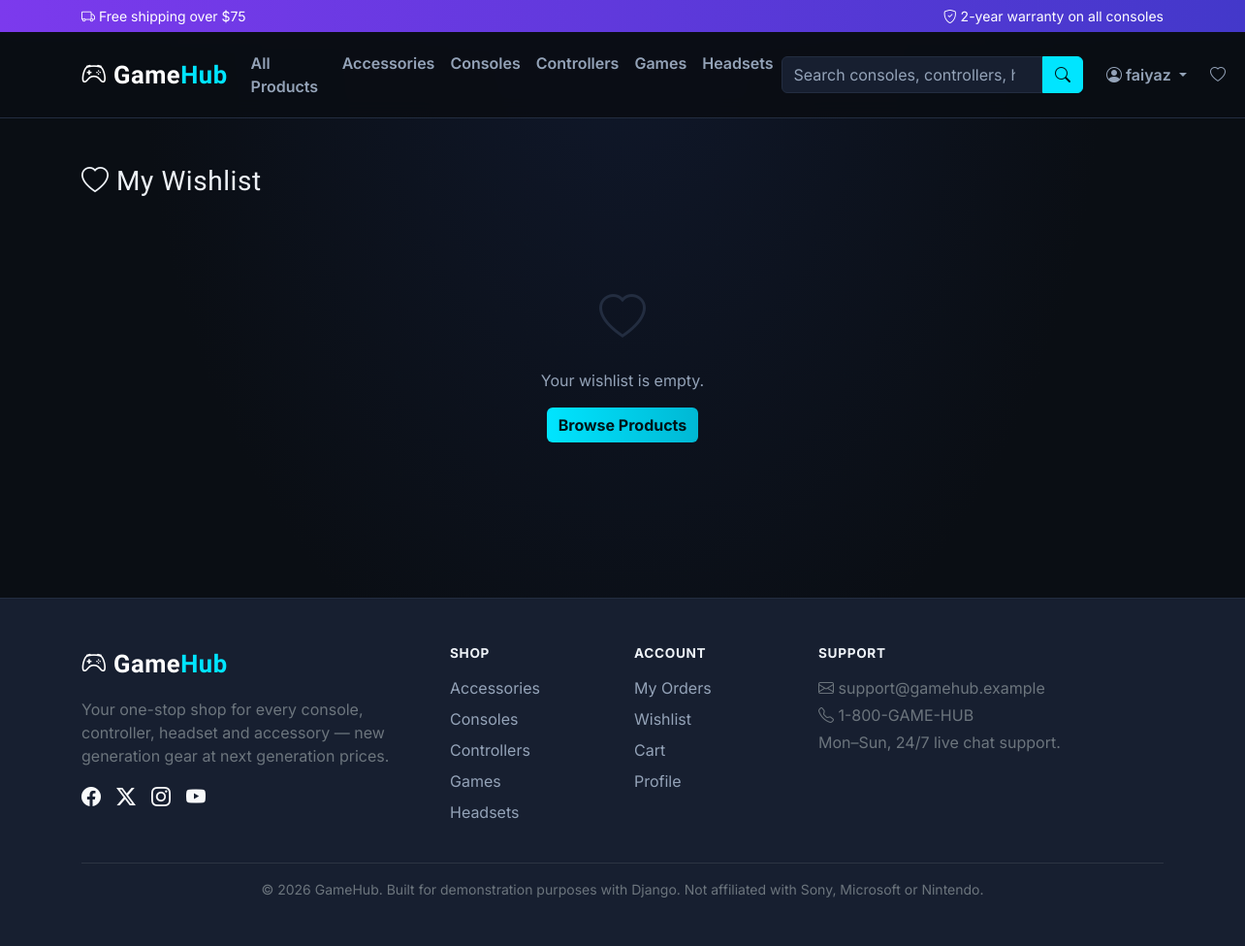
The page /wishlist/ (signed in) on the database its author committed.
### store/models.py (models this page shows, shortened)
class Category(models.Model):
    name = models.CharField(max_length=100, unique=True)
    slug = models.SlugField(max_length=120, unique=True, blank=True)
    description = models.TextField(blank=True)
    icon = models.CharField(max_length=50, blank=True, help_text="Bootstrap icon class, e.g. bi-controller")
    class Meta:
        verbose_name_plural = 'Categories'
        ordering = ['name']

### store/views.py (the view)
# urls.py: path('wishlist/', views.wishlist_detail, name='wishlist_detail'),
@login_required
def wishlist_detail(request):
    items = Wishlist.objects.filter(user=request.user).select_related('product')
    return render(request, 'store/wishlist.html', {'items': items})

### store/cart.py (called while the page is built, shortened)
def get_cart(request, create=True):
    if request.user.is_authenticated:
        cart = getattr(request.user, 'cart', None)
        if cart is None and create:
            cart = Cart.objects.create(user=request.user)
        return cart

### store/context_processors.py (called while the page is built)
def cart_context(request):
    cart = get_cart(request, create=False)
    count = cart.total_items if cart else 0
    wishlist_ids = []
    if request.user.is_authenticated:
        wishlist_ids = list(Wishlist.objects.filter(user=request.user).values_list('product_id', flat=True))
    return {
        'nav_cart_count': count,
        'nav_categories': Category.objects.all(),
        'user_wishlist_ids': wishlist_ids,
    }

### store/models.py (called while the page is built)
    @property
    def total_items(self):
        return sum(item.quantity for item in self.items.all())

### templates/store/wishlist.html (shortened to what this page needs)
{% extends "base.html" %}
{% block content %}
<div class="container py-5">
    <h1 class="h3 mb-4"><i class="bi bi-heart"></i> My Wishlist</h1>
    {% if items %}
    <div class="row g-4">
        {% for wish in items %}
        <div class="col-6 col-md-4 col-lg-3">
            {% with product=wish.product %}
            {% include "store/_product_card.html" %}
            {% endwith %}
        </div>
        {% endfor %}
    </div>
    {% else %}
    <div class="empty-state">
        <i class="bi bi-heart"></i>
        <p>Your wishlist is empty.</p>
        <a href="{% url 'store:product_list' %}" class="btn btn-accent">Browse Products</a>
    </div>
    {% endif %}
</div>
{% endblock %}

### templates/base.html (shortened to what this page needs)
{% load static %}
<!DOCTYPE html>
<html lang="en" data-bs-theme="dark">
<head>
    <link href="https://cdn.jsdelivr.net/npm/bootstrap@5.3.3/dist/css/bootstrap.min.css" rel="stylesheet">
    <link rel="stylesheet" href="https://cdn.jsdelivr.net/npm/bootstrap-icons@1.11.3/font/bootstrap-icons.css">
    <link rel="stylesheet" href="{% static 'css/style.css' %}">
</head>
<body>
<header class="site-header sticky-top">
    <div class="topbar">
        <div class="container d-flex justify-content-between align-items-center small">
            <span><i class="bi bi-truck"></i> Free shipping over $75</span>
            <span class="d-none d-md-inline"><i class="bi bi-shield-check"></i> 2-year warranty on all consoles</span>
        </div>
    </div>
    <nav class="navbar navbar-expand-lg navbar-dark main-nav">
        <div class="container">
            <a class="navbar-brand brand-logo" href="{% url 'store:home' %}">
                <i class="bi bi-controller"></i> Game<span class="accent">Hub</span>
            </a>
            <div class="collapse navbar-collapse" id="mainNav">
                <ul class="navbar-nav me-auto mb-2 mb-lg-0">
                    <li class="nav-item"><a class="nav-link" href="{% url 'store:product_list' %}">All Products</a></li>
                    {% for cat in nav_categories %}
                    <li class="nav-item"><a class="nav-link" href="{% url 'store:product_list_by_category' cat.slug %}">{{ cat.name }}</a></li>
                    {% endfor %}
                </ul>
                <form class="d-flex search-form me-3" role="search" action="{% url 'store:product_list' %}" method="get">
                    <input class="form-control" type="search" name="q" placeholder="Search consoles, controllers, headsets..." value="{{ query|default:'' }}">
                    <button class="btn btn-search" type="submit"><i class="bi bi-search"></i></button>
                </form>
                <ul class="navbar-nav align-items-lg-center gap-lg-2">
                    {% if user.is_authenticated %}
                    <li class="nav-item dropdown">
                        <a class="nav-link dropdown-toggle" href="#" role="button" data-bs-toggle="dropdown">
                            <i class="bi bi-person-circle"></i> {{ user.first_name|default:user.username }}
                        </a>
                    </li>
                    {% else %}
                    <li class="nav-item"><a class="nav-link" href="{% url 'store:login' %}"><i class="bi bi-person"></i> Login</a></li>
                    <li class="nav-item"><a class="nav-link" href="{% url 'store:signup' %}">Sign Up</a></li>
                    {% endif %}
                    <li class="nav-item"><a class="nav-link" href="{% url 'store:wishlist_detail' %}"><i class="bi bi-heart"></i></a></li>
                    <li class="nav-item">
                        <a class="nav-link position-relative" href="{% url 'store:cart_detail' %}">
                        </a>
                    </li>
                </ul>
            </div>
        </div>
    </nav>
</header>
<main>
    {% block content %}{% endblock %}
</main>
<footer class="site-footer mt-5">
    <div class="container py-5">
        <div class="row g-4">
            <div class="col-lg-4">
                <a class="navbar-brand brand-logo" href="{% url 'store:home' %}"><i class="bi bi-controller"></i> Game<span class="accent">Hub</span></a>
                <p class="text-secondary mt-3">Your one-stop shop for every console, controller, headset and accessory — new generation gear at next generation prices.</p>
                <div class="d-flex gap-3 fs-5">
                    <a href="#" class="text-light"><i class="bi bi-facebook"></i></a>
                    <a href="#" class="text-light"><i class="bi bi-twitter-x"></i></a>
                    <a href="#" class="text-light"><i class="bi bi-instagram"></i></a>
                    <a href="#" class="text-light"><i class="bi bi-youtube"></i></a>
                </div>
            </div>
            <div class="col-6 col-lg-2">
                <h6 class="footer-heading">Shop</h6>
                <ul class="list-unstyled footer-links">
                    {% for cat in nav_categories %}
                    <li><a href="{% url 'store:product_list_by_category' cat.slug %}">{{ cat.name }}</a></li>
                    {% endfor %}
                </ul>
            </div>
            <div class="col-6 col-lg-2">
                <h6 class="footer-heading">Account</h6>
                <ul class="list-unstyled footer-links">
                    <li><a href="{% url 'store:order_history' %}">My Orders</a></li>
                    <li><a href="{% url 'store:wishlist_detail' %}">Wishlist</a></li>
                    <li><a href="{% url 'store:cart_detail' %}">Cart</a></li>
                    <li><a href="{% url 'store:profile' %}">Profile</a></li>
                </ul>
            </div>
            <div class="col-lg-4">
                <h6 class="footer-heading">Support</h6>
                <p class="text-secondary mb-1"><i class="bi bi-envelope"></i> support@gamehub.example</p>
                <p class="text-secondary mb-1"><i class="bi bi-telephone"></i> 1-800-GAME-HUB</p>
                <p class="text-secondary">Mon–Sun, 24/7 live chat support.</p>
            </div>
        </div>
        <hr class="border-secondary mt-4">
        <p class="text-center text-secondary small mb-0">&copy; {% now "Y" %} GameHub. Built for demonstration purposes with Django. Not affiliated with Sony, Microsoft or Nintendo.</p>
    </div>
</footer>
</body>
</html>

### static/css/style.css (style rules this page uses)
:root { --bg-deep: #0a0e14; --bg-panel: #121826; --bg-panel-2: #171f30; --accent: #00e5ff; --accent-2: #7c3aed; --accent-warm: #ff5f6d; --text-primary: #eef2f7; --text-secondary: #94a3b8; --border-soft: #232d40; }
* { box-sizing: border-box; }
body { background: radial-gradient(ellipse at top, #10182b 0%, var(--bg-deep) 55%); color: var(--text-primary); font-family: 'Inter', system-ui, sans-serif; min-height: 100vh; }
h1, h2, h3, h4, h5, .brand-logo, .display-heading { font-family: 'Rajdhani', 'Inter', sans-serif; font-weight: 700; letter-spacing: .02em; }
a { text-decoration: none; }
.accent { color: var(--accent); }
.topbar { background: linear-gradient(90deg, var(--accent-2), #4338ca); color: #fff; padding: 6px 0; }
.main-nav { background: rgba(10, 14, 20, 0.92); backdrop-filter: blur(10px); border-bottom: 1px solid var(--border-soft); padding: .75rem 0; }
.brand-logo { font-size: 1.6rem; color: #fff !important; }
.nav-link { color: var(--text-secondary) !important; font-weight: 600; }
.search-form { width: 320px; max-width: 40vw; }
.search-form .form-control { background: var(--bg-panel); border: 1px solid var(--border-soft); color: var(--text-primary); border-radius: 6px 0 0 6px; }
.btn-search { background: var(--accent); color: #001417; border-radius: 0 6px 6px 0; border: 1px solid var(--accent); }
.btn-primary, .btn-accent { background: linear-gradient(90deg, var(--accent), #00b8d4); border: none; color: #001417; font-weight: 700; }
.footer-heading { color: var(--text-primary); font-weight: 700; margin-bottom: 1rem; text-transform: uppercase; font-size: .85rem; letter-spacing: .05em; }
.footer-links li { margin-bottom: .5rem; }
.footer-links a { color: var(--text-secondary); }
.site-footer { background: var(--bg-panel-2); border-top: 1px solid var(--border-soft); }
.form-control, .form-select { background: var(--bg-panel-2) !important; border: 1px solid var(--border-soft) !important; color: var(--text-primary) !important; }
.form-control::placeholder { color: var(--text-secondary); }
.empty-state { padding: 4rem 1rem; text-align: center; color: var(--text-secondary); }
.empty-state i { font-size: 3rem; color: var(--border-soft); margin-bottom: 1rem; display: block; }

### rows shown on the page
Category: name "Accessories"
Category: name "Consoles"
Category: name "Controllers"
Category: name "Games"
Category: name "Headsets"

### other values the page prints
{{ user.first_name|default:user.username }} "faiyaz"
